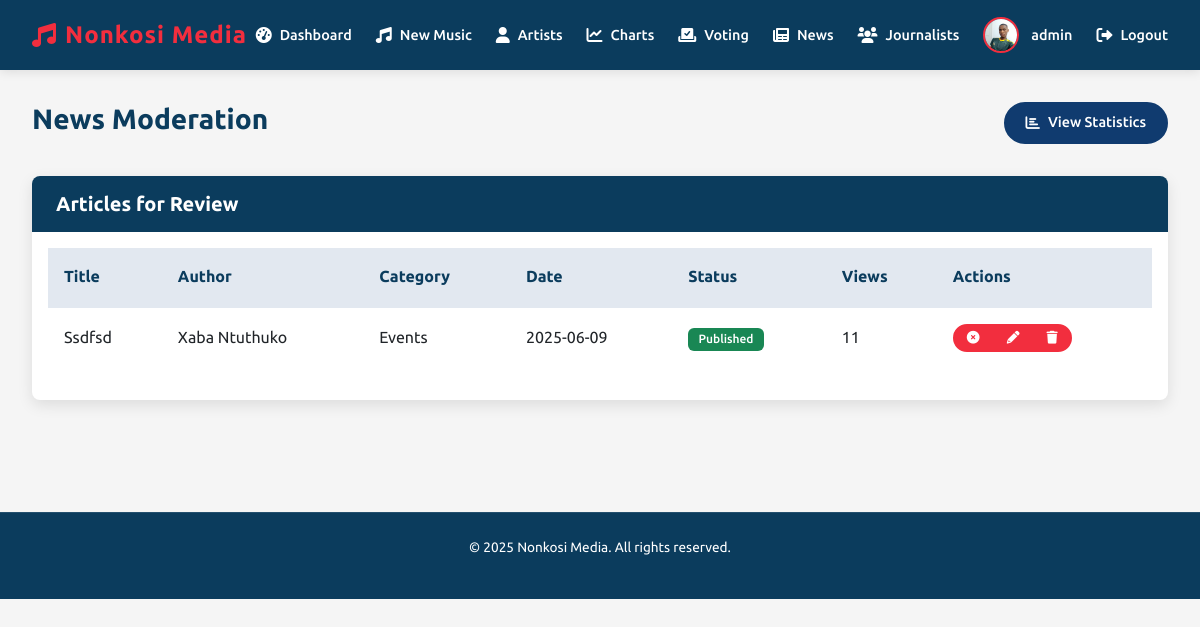
The app's page /admin/news (signed in), older data.
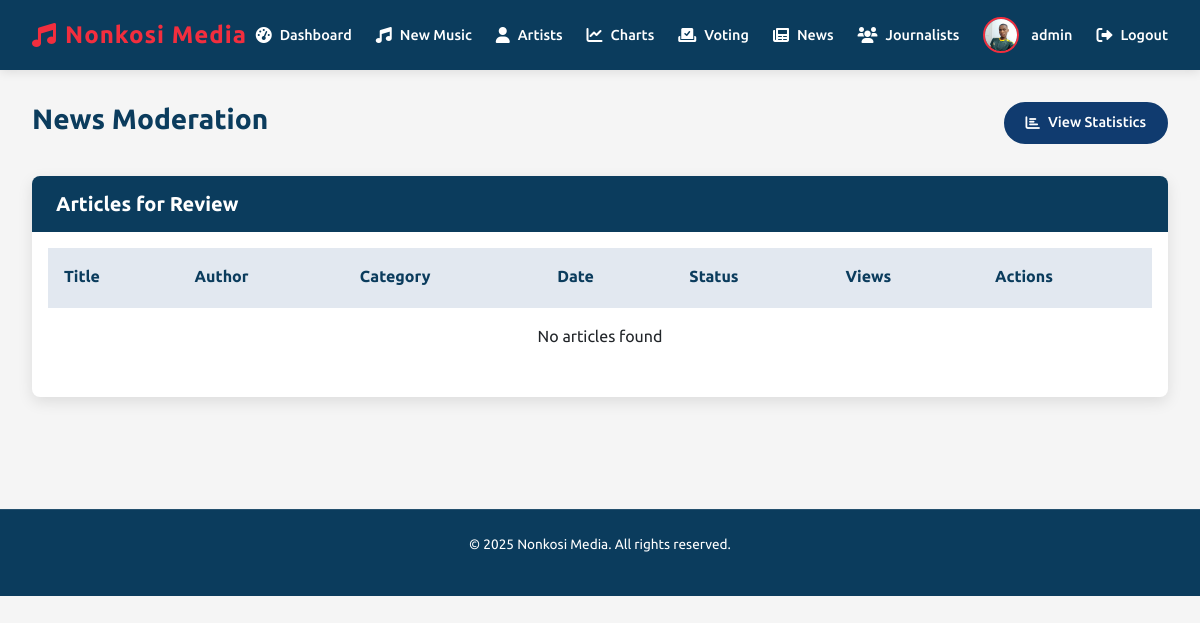
The same page, newer data.
### app.py (models this page shows, shortened)
class News(db.Model):
    id = db.Column(db.Integer, primary_key=True)
    title = db.Column(db.String(200), nullable=False)
    content = db.Column(db.Text, nullable=False)
    category = db.Column(db.String(50), nullable=False)
    image = db.Column(db.String(100), nullable=False, default='default_news.jpg')
    date_posted = db.Column(db.DateTime, nullable=False, default=datetime.utcnow)
    is_published = db.Column(db.Boolean, default=False)
    views = db.Column(db.Integer, default=0)
    user_id = db.Column(db.Integer, db.ForeignKey('user.id'), nullable=False)

class User(db.Model, UserMixin):
    id = db.Column(db.Integer, primary_key=True)
    username = db.Column(db.String(50), unique=True, nullable=False)
    email = db.Column(db.String(120), unique=True, nullable=False)
    password = db.Column(db.String(60), nullable=False)
    role = db.Column(db.String(20), nullable=False, default='user')
    profile_pic = db.Column(db.String(100), nullable=False, default='default.jpg')
    last_seen = db.Column(db.DateTime, default=datetime.utcnow)
    articles = db.relationship('News', backref='author', lazy=True)  # This creates the relationship

### app.py (the view)
@app.route('/admin/news')
@login_required
def admin_news():
    if current_user.role != 'admin':
        flash('You are not authorized to access this page', 'error')
        return redirect(url_for('home'))
    news_articles = db.session.query(News, User)\
                            .join(User, News.user_id == User.id)\
                            .order_by(News.date_posted.desc())\
                            .all()
    return render_template('admin_news.html', news_articles=news_articles)

### app.py (called while the page is built)
@login_manager.user_loader
def load_user(user_id):
    return User.query.get(int(user_id))

@app.context_processor
def inject_datetime():
    return {'datetime': datetime}

### templates/admin_news.html (shortened to what the changed rows need)
<!DOCTYPE html>
<html lang="en">
<head>
  <link rel="stylesheet" href="https://cdnjs.cloudflare.com/ajax/libs/font-awesome/6.0.0/css/all.min.css">
  <link href="https://cdn.jsdelivr.net/npm/bootstrap@5.3.0/dist/css/bootstrap.min.css" rel="stylesheet">
</head>
<body>
  <main class="container">
    <div class="page-header">
      <h1 class="page-title">News Moderation</h1>
    </div>
    <div class="card">
      <div class="card-body">
        <div class="table-responsive">
          <table class="table">
            <thead>
              <tr>
                <th>Title</th>
                <th>Author</th>
                <th>Category</th>
                <th>Date</th>
                <th>Status</th>
                <th>Views</th>
                <th>Actions</th>
              </tr>
            </thead>
            <tbody>
              {% for article, author in news_articles %}
              <tr>
                <td>{{ article.title }}</td>
                <td>{{ author.username }}</td>
                <td>{{ article.category }}</td>
                <td>{{ article.date_posted.strftime('%Y-%m-%d') }}</td>
                <td>
                  {% if article.is_published %}
                    <span class="badge bg-success">Published</span>
                  {% else %}
                    <span class="badge bg-warning">Pending</span>
                  {% endif %}
                </td>
                <td>{{ article.views }}</td>
                <td>
                  <div class="btn-group" role="group">
                    {% if not article.is_published %}
                    <a href="{{ url_for('publish_article', article_id=article.id) }}"
                      class="btn btn-sm btn-success" title="Publish">
                      <i class="fas fa-check-circle"></i>
                    </a>
                    {% else %}
                    <a href="{{ url_for('unpublish_article', article_id=article.id) }}"
                      class="btn btn-sm btn-warning" title="Unpublish">
                      <i class="fas fa-times-circle"></i>
                    </a>
                    {% endif %}
                    <a href="{{ url_for('admin_edit_article', article_id=article.id) }}"
                      class="btn btn-sm btn-primary" title="Edit">
                      <i class="fas fa-pencil-alt"></i>
                    </a>
                    <button class="btn btn-sm btn-danger delete-article"
                          data-id="{{ article.id }}" title="Delete">
                      <i class="fas fa-trash"></i>
                    </button>
                  </div>
                </td>
              </tr>
              {% else %}
              <tr>
                <td colspan="7" class="text-center">No articles found</td>
              </tr>
              {% endfor %}
            </tbody>
          </table>
        </div>
      </div>
    </div>
  </main>
</body>
</html>

Row changes from the older to the newer data that the page shows:
removed News: title "Ssdfsd", username "Xaba Ntuthuko", category "Events", date_posted "2025-06-09", is_published "Published", views "11"
Text that changed along with them:
text now shown: "No articles found"
